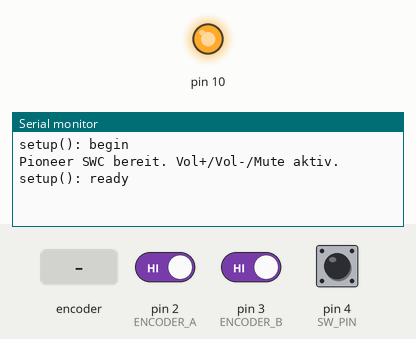
This program was run on a simulated Arduino Nano, built with avr-gcc and run on an emulated ATmega328P. On the bench: output pins drawn as LEDs (lit = HIGH), the last lines printed to the serial monitor. The inputs (shaded band) are chosen by the test bench; at power-on: pin 4 (SW_PIN) HIGH, pin 2 (ENCODER_A) HIGH, pin 3 (ENCODER_B) HIGH. Pins used as bus, display or sensor lines are not drawn.

Above: at 4.2 s.
4.3 s: rotary encoder on pin 2 (ENCODER_A) / pin 3 (ENCODER_B) turned 1 step (first pin leading)
At 5.2 s:
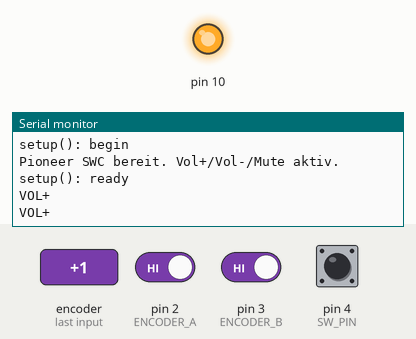
6.0 s: pin 4 (SW_PIN) pulled LOW for 0.15 s
At 7.3 s:
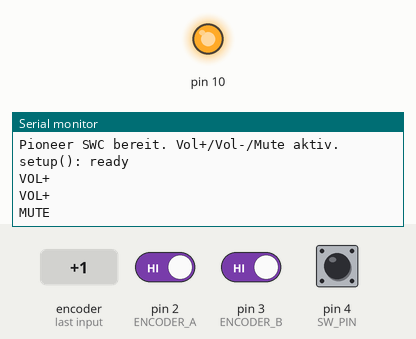

The program:

main.cpp
```cpp
// https://funduino.de/nr-32-der-rotary-encoder-ky-040
// zwischen grau (sleeve) und rot (tip) messe ich 15kOhm (oder 16kOhm) in eine Richtung und 24kOhm in die andere Richung beim Drehen des Encoders
// 3.5kOhm für Mute
// https://forum.arduino.cc/t/steering-wheel-remote-audio-control/223878
// https://github.com/bigevtaylor/arduino-swc
// MCP 4151-104E (100kOhm) wird verwendet (Pin1->CS, Pin2->CLK, Pin3->SDO, Pin4->GND, Pin5->Pin 7(B)->GND, Pin 8->+5V)
// https://github.com/PaulusElektrus/Arduino_and_MCP4151/blob/master/MCP4151-U-Messung_Steckplatine.png (aber stimmt nicht ganz mit der Messung)

// ============================================================
// Pioneer SPH-DA77DAB - Drehencoder (Vol+/Vol-) + Taster (Mute)
// MCP4151-104 (100kΩ, SPI) + KY-040 Encoder
// Arduino Nano — PlatformIO
// ============================================================
//
// VERDRAHTUNG:
//   MCP4151:
//     Pin 1 (CS)   -> D9
//     Pin 2 (SCK)  -> D13
//     Pin 3 (SDI)  -> D11
//     Pin 4 (VSS)  -> GND
//     Pin 5 (PA0)  -> Pioneer SWC REM+  (weiss/braun)
//     Pin 6 (PW0)  -> Pioneer SWC REM+  (PA0 + PW0 brücken!)
//     Pin 7 (PB0)  -> GND
//     Pin 8 (VDD)  -> 5V
//
//   KY-040:
//     CLK -> D2   (Interrupt)
//     DT  -> D3
//     SW  -> D4   (Mute-Taster)
//     +   -> 5V
//     GND -> GND
//
//   Pioneer SWC-Kabel:
//     REM+  (weiss/braun) -> MCP4151 Pin 5+6
//     REM-  (schwarz)     -> GND
//
//   diesen MCP4151 unterstützt nicht open source output 04.04.2026
// ============================================================

#include <Arduino.h>
#include <SPI.h>
//#include <MCP4151.h>

// Default built-in LED is on digital pin 13
//int ledPin = 13;  // LED pin
//int ledPin = 5;  // LED pin /nur zum testen da 13 von SPI clock verwendet wird

constexpr uint8_t LED_PIN   =  5;   // LED pin
constexpr uint8_t ENCODER_A =  2;   // Interrupt-fähig
constexpr uint8_t ENCODER_B =  3;
constexpr uint8_t SW_PIN    =  4;   // SW = Mute
constexpr uint8_t CS_PIN    =  9;
//const int clkPin = 2;    // Rotary encoder CLK (A)
//const int dtPin  = 3;    // Rotary encoder DT (B)
//const int swPin  = 4;    // Rotary encoder button (SW) (10kOhm <-> VCC, 100nF <-> GND)
//const int csPin  = 9;    // Chip select for MCP4151

// Variables
volatile int blinkDelay = 500;          // ms
const int defaultDelay = 500;
const int minDelay = 100;
const int maxDelay = 2000;
const int stepMs     = 50;              // change per detent

// ---- Timing --------------------------------------------------
constexpr uint16_t PULSE_MS      = 50; //150;  // Befehlsdauer ms
constexpr uint8_t  ENC_DEBOUNCE  =   5;  // Encoder ms
constexpr uint8_t  BTN_DEBOUNCE  =  50;  // Taster ms

// ---- Globale Variablen ---------------------------------------
volatile int8_t   encoderDelta   = 0;
volatile uint8_t  lastA          = HIGH;
volatile uint32_t lastEncTime    = 0;

bool     lastBtnState = HIGH;
bool     stableBtnState = HIGH;
uint32_t lastBtnTime  = 0;
bool     btnHandled    = false;  // verhindert Mehrfachauslösung

// --- MCP4151 Commands ---
constexpr uint8_t MCP4151_WRITE = 0x00;
constexpr uint8_t MCP4151_SHUTDOWN = 0x08;  // Wiper trennen (Hi-Z)
#define CMD_WRITE 0x00    // Write Data
#define ADDR_W0   0x00    // Volatile Wiper 0
#define ADDR_TCON 0x04    // TCON Register
const int wiper0writeAddr = B00000000;
const int wiper1writeAddr = B00010000;
const int tconwriteAddr = B01000000;

//const int tconwriteAddr = B00000100;
const int tcon_0off_1off = B00000000;
const int tcon_0on_1on = B11111111;

// Set the wiper addresses for the digipot
int wiperTip = B00000000;
int wiperRing = B00010000;
// Set the digitpot resistor value for no button
int ground = 0;

const byte ADDRESS_WIPER0 = 0x0;
        const byte ADDRESS_WIPER1 = 0x1;
        const byte COMMAND_MASK = 0x00;

        const byte COMMAND_WRITE = 0x0;
        const byte COMMAND_READ = 0x3;
        const byte COMMAND_INCREMENT = 0x1;
        const byte COMMAND_DECREMENT = 0x2;

const byte MUTE = 9;      // 3.5kOhm
const byte VOL_UP = 41;   // 16kOhm
const byte VOL_DOWN = 61; // 24kOhm

constexpr uint8_t POS_IDLE   = 255;  //181;  // ~71 kΩ  Ruhezustand
constexpr uint8_t POS_VOL_UP =  41;  // ~16 kΩ  Vol+
constexpr uint8_t POS_VOL_DOWN =  61;  // ~24 kΩ  Vol-
constexpr uint8_t POS_MUTE   =   9;  // ~ 3.5kΩ Mute


// non-blocking blink
unsigned long tPrev = 0;
bool ledState = LOW;

// for ISR debounce
volatile unsigned long lastEdgeMs = 0;

// Button debounce
unsigned long lastButtonPress = 0;
const unsigned long debounceTime = 200;  // ms

bool released, pressed = false;

//MCP4151 pot(CS, MOSI, MISO, SCK);
//MCP4151 pot(CS, MOSI, MISO, SCK, 4000000, 250000, SPI_MODE0);
//MCP4151 pot(10, MOSI, MISO, 9, 4000000, 250000, SPI_MODE0);

// ---- Prototypen ----------------------------------------------
void sendCommand(uint8_t pos);
void setIdle();
void setWiper(uint8_t pos);
void encoderISR();

void setup() {
  delay(1000); // some microcontrollers reboot twice

  Serial.begin(115200);
  Serial.println(F("setup(): begin"));

  // Pull-ups keep lines HIGH; encoder pulls them LOW when moving
  //pinMode(ledPin, OUTPUT);
  //pinMode(clkPin, INPUT_PULLUP);
  //pinMode(dtPin,  INPUT_PULLUP);
  //pinMode(swPin,  INPUT_PULLUP);  // button to GND

  // MCP4151 via SPI
  pinMode(CS_PIN, OUTPUT);
  digitalWrite(CS_PIN, HIGH);

  SPI.begin();
  SPI.setDataMode(SPI_MODE0);
  SPI.setBitOrder(MSBFIRST);
  SPI.setClockDivider(SPI_CLOCK_DIV16); // ~1 MHz

  // Encoder
  pinMode(ENCODER_A, INPUT_PULLUP);
  pinMode(ENCODER_B, INPUT_PULLUP);
  attachInterrupt(digitalPinToInterrupt(ENCODER_A), encoderISR, CHANGE);

  // Mute-Taster
  pinMode(SW_PIN, INPUT_PULLUP);  // button to GND

  // Ruhezustand setzen
  //setWiper(POS_IDLE);
  setIdle();   // statt setWiper(POS_IDLE)

  delay(10);

  Serial.println("Pioneer SWC bereit. Vol+/Vol-/Mute aktiv.");

  Serial.println(F("setup(): ready"));
  delay(2000);

  //Serial.println("Rotary Encoder LED Blink with Button Reset");

  /* Serial.println("Widerstand auf 24k setzen -> VOL-");
  sendCommand(POS_VOL_DOWN); // 24kOhm
  Serial.println("Widerstand auf 16k setzen -> VOL+");
  sendCommand(POS_VOL_UP); // 16kOhm
  Serial.println("Widerstand auf 16k setzen -> VOL+");
  sendCommand(POS_VOL_UP); // 16kOhm */

}


void loop() {

  /*   // ---- TEMPORÄR: Encoder-Rohwerte direkt ausgeben ------------
  static uint8_t lastRawA = HIGH;
  static uint8_t lastRawB = HIGH;

  uint8_t rawA = digitalRead(ENCODER_A);
  uint8_t rawB = digitalRead(ENCODER_B);

  if (rawA != lastRawA || rawB != lastRawB) {
    Serial.print(F("A="));
    Serial.print(rawA);
    Serial.print(F(" B="));
    Serial.println(rawB);
    lastRawA = rawA;
    lastRawB = rawB;
  } */

  // ---- Encoder -----------------------------------------------
  int8_t delta = 0;
  noInterrupts();
    delta = encoderDelta;
    encoderDelta = 0;
  interrupts();

  if (delta > 0) {
    Serial.println(F("VOL+"));
    sendCommand(POS_VOL_UP);
  } else if (delta < 0) {
    Serial.println(F("VOL-"));
    sendCommand(POS_VOL_DOWN);
  }

  // ---- Mute-Taster (saubere Flankenauswertung) ---------------
  bool rawBtn = digitalRead(SW_PIN);

   // Änderung erkannt → Timer neu starten
  if (rawBtn != lastBtnState) {
    lastBtnTime = millis();
    btnHandled  = false;
  }
  lastBtnState = rawBtn;

  // Erst nach Debounce-Zeit auswerten
  if ((millis() - lastBtnTime) > BTN_DEBOUNCE) {
    // Taster gedrückt (LOW) und noch nicht ausgeführt
    if (rawBtn == LOW && !btnHandled) {
      Serial.println(F("MUTE"));
      sendCommand(POS_MUTE);
      btnHandled = true;  // nicht nochmals auslösen bis losgelassen
    }
  }

  /* unsigned long now = millis();

  // show switch bounce:
  if (digitalRead(swPin) == HIGH) {
      released = true;
      pressed = false;
      //Serial.print(".");
  }
  if ((digitalRead(swPin) == LOW) && (released == true)) {
      released = false;
      Serial.print(".");
  }

  // Non-blocking blink
  if (now - tPrev >= (unsigned long)blinkDelay) {
    tPrev = now;
    ledState = !ledState;
    digitalWrite(ledPin, ledState);
  }

  // (Optional) print status occasionally
  static unsigned long tPrint = 0;
  if (now - tPrint > 300) {
    tPrint = now;
    Serial.print("Delay: ");
    Serial.print(blinkDelay);
    Serial.print(" ms  |  Freq: ");
    Serial.print(1000.0 / (2.0 * blinkDelay), 2); // on+off = 2*delay
    Serial.println(" Hz");
  } */
}


// ==============================================================
// Encoder-ISR (auf ENCODER_A, entprellt)
void encoderISR() {
  uint32_t now = millis();
  if ((now - lastEncTime) < ENC_DEBOUNCE) return;
  lastEncTime = now;

  uint8_t a = digitalRead(ENCODER_A);
  uint8_t b = digitalRead(ENCODER_B);

  if (a != lastA) {
    encoderDelta += (b != a) ? 1 : -1;
    lastA = a;
  }
}

// ==============================================================
// Befehl senden: kurzer Impuls, dann Ausgang offen
void sendCommand(uint8_t pos) {
  setWiper(pos);
  delay(PULSE_MS);
  setWiper(POS_IDLE);
  //setIdle();   // statt setWiper(POS_IDLE)
  delay(10);
}

// ==============================================================
// MCP4151 in Shutdown versetzen → Ausgang hochohmig (offen)
void setIdle() {
  digitalWrite(CS_PIN, LOW);
  SPI.transfer(MCP4151_SHUTDOWN);
  SPI.transfer(0x00);  // Datenbyte wird ignoriert, trotzdem senden
  digitalWrite(CS_PIN, HIGH);
}

// ============================================================
// MCP4151: Wiper-Position setzen (0–255)
void setWiper(uint8_t pos) {
  digitalWrite(CS_PIN, LOW); // active
  SPI.transfer(MCP4151_WRITE);
  SPI.transfer(pos);
  digitalWrite(CS_PIN, HIGH); // inactive
}
```

mcp4151_soft_spi.cpp
```cpp
#include "mcp4151_soft_spi.h"

// MCP4151 Kommandos laut Datenblatt
#define MCP_CMD_WRITE    0x00  // Write Command (C1=0, C0=0)
#define MCP_ADDR_WIPER   0x00  // Wiper 0 Adresse (A3=0, A2=0, A1=0, A0=0)
#define MCP_MAX_VALUE    255   // Maximaler Widerstandswert (8-Bit)

// Konstruktor
MCP4151_SoftSPI::MCP4151_SoftSPI(uint8_t csPin, uint8_t sckPin, uint8_t dataPin) {
    _csPin = csPin;
    _sckPin = sckPin;
    _dataPin = dataPin;
}

// Initialisierung
void MCP4151_SoftSPI::begin() {
    pinMode(_csPin, OUTPUT);
    pinMode(_sckPin, OUTPUT);
    pinMode(_dataPin, OUTPUT);

    // Inaktive Zustände
    digitalWrite(_csPin, HIGH);
    digitalWrite(_sckPin, LOW);
    digitalWrite(_dataPin, LOW);

    // Kleine Verzögerung zur Stabilisierung
    delay(10);
}

// Software-SPI Byte-Transfer (MSB first)
void MCP4151_SoftSPI::_transferByte(uint8_t data) {
    for (int i = 7; i >= 0; i--) {
        digitalWrite(_dataPin, (data >> i) & 1);
        digitalWrite(_sckPin, HIGH);
        delayMicroseconds(1);  // Kurze Pause für Stabilität
        digitalWrite(_sckPin, LOW);
        delayMicroseconds(1);
    }
}

// Sendet ein Kommando mit Daten an den MCP4151
void MCP4151_SoftSPI::_sendCommand(uint8_t command, uint8_t data) {
    digitalWrite(_csPin, LOW);
    _transferByte(command);
    _transferByte(data);
    digitalWrite(_csPin, HIGH);
    delayMicroseconds(5);  // Kurze Pause nach dem Schreiben
}

// Schreibt einen Wert (0-257)
void MCP4151_SoftSPI::writeValue(uint16_t value) {
    // Wertebereich begrenzen
    if (value > MCP_MAX_VALUE) {
        value = MCP_MAX_VALUE;
    }

    // Command Byte: [A3 A2 A1 A0 C1 C0 0 0]
    uint8_t commandByte = (MCP_ADDR_WIPER << 4) | (MCP_CMD_WRITE << 2);

    // Data Byte: Wert auf 8 Bit begrenzen (für 257 müsste man 9 Bit senden,
    // aber der MCP4151 akzeptiert 0-257 mit 8-Bit-Wert + 1 Spezialfall)
    uint8_t dataByte = (uint8_t)value;

    _sendCommand(commandByte, dataByte);
}

// Schreibt einen Byte-Wert (0-255)
void MCP4151_SoftSPI::writeByte(uint8_t data) {
    uint8_t commandByte = (MCP_ADDR_WIPER << 4) | (MCP_CMD_WRITE << 2);
    _sendCommand(commandByte, data);
}

// Setzt den Wiper auf Minimum
void MCP4151_SoftSPI::setMin() {
    writeValue(0);
}

// Setzt den Wiper auf Maximum
void MCP4151_SoftSPI::setMax() {
    writeValue(MCP_MAX_VALUE);
}

// Setzt den Wiper auf Mittelwert
void MCP4151_SoftSPI::setMid() {
    writeValue(128);
}
```

mcp4151_soft_spi.h
```cpp
#ifndef MCP4151_SOFT_SPI_H
#define MCP4151_SOFT_SPI_H

#include <Arduino.h>

// ============================================================
// MCP4151 Software-SPI Klasse
// Keine Hardware-SPI, daher bleibt Pin 13 (LED_BUILTIN) frei
// ============================================================

class MCP4151_SoftSPI {
public:
    /**
     * Konstruktor
     * @param csPin   Chip Select Pin
     * @param sckPin  SPI Clock Pin
     * @param dataPin Serial Data In/Out
     */
    MCP4151_SoftSPI(uint8_t csPin, uint8_t sckPin, uint8_t dataPin);

    /**
     * Initialisiert die Pins für Software-SPI
     * Muss in setup() aufgerufen werden
     */
    void begin();

    /**
     * Schreibt einen Wert in den MCP4151
     * @param value Wert zwischen 0 und 257
     */
    void writeValue(uint16_t value);

    /**
     * Schreibt einen Byte-Wert direkt (0-255)
     * @param data Byte-Wert
     */
    void writeByte(uint8_t data);

    /**
     * Setzt den Wiper auf den Minimalwert (0)
     */
    void setMin();

    /**
     * Setzt den Wiper auf den Maximalwert (257)
     */
    void setMax();

    /**
     * Setzt den Wiper auf die Mitte (128)
     */
    void setMid();

private:
    uint8_t _csPin;
    uint8_t _sckPin;
    uint8_t _dataPin;

    // Interne Hilfsfunktionen
    void _transferByte(uint8_t data);
    void _sendCommand(uint8_t command, uint8_t data);
};

#endif // MCP4151_SOFT_SPI_H
```

Measured:
- after the input at 4.3 s, the serial monitor: prints a new line at once (image 1)
- after the input at 6.0 s, the serial monitor: prints a new line after 0.05 s (image 2)
